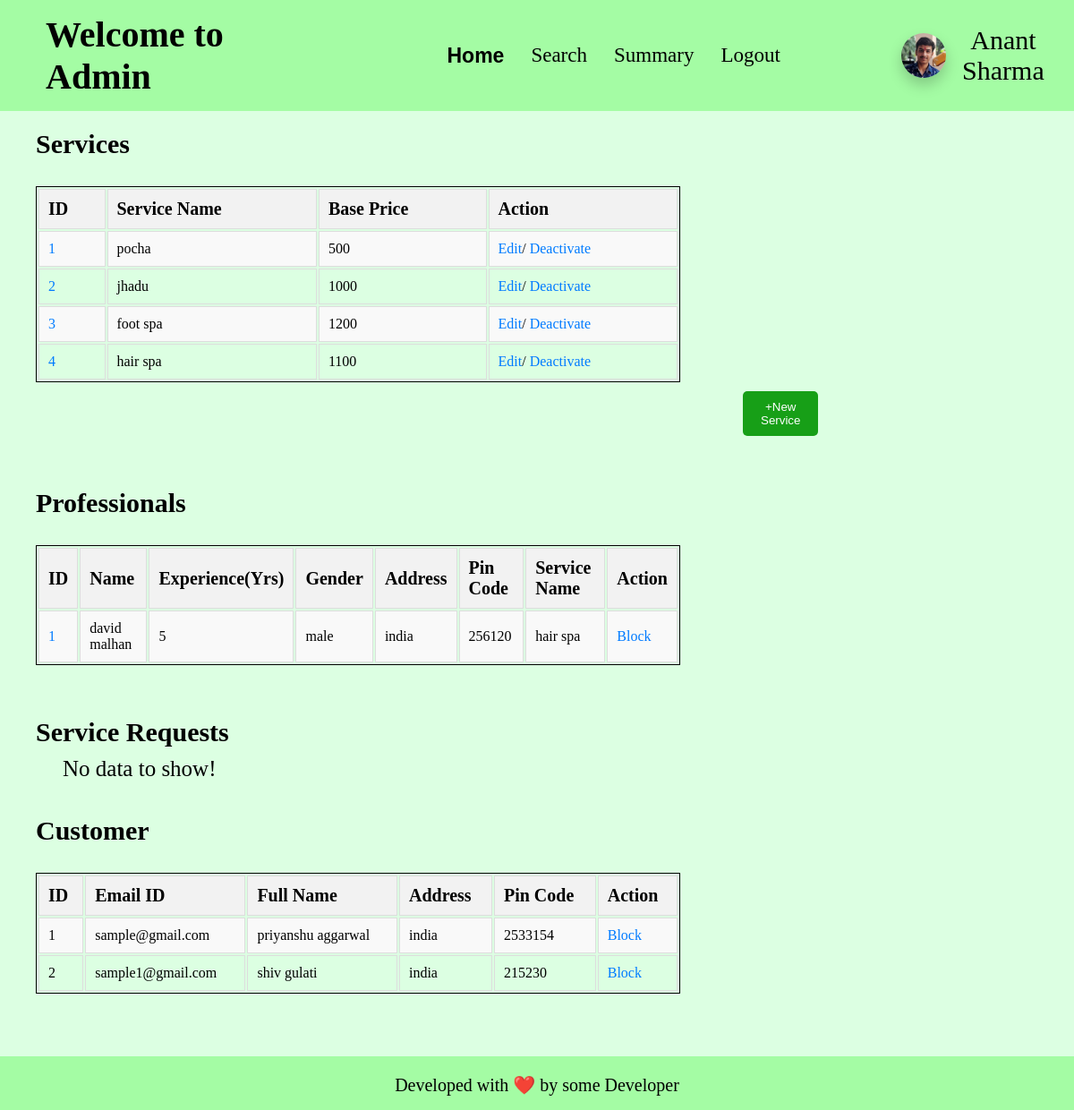
/admin_home, run on the app's committed database.
### app.py (models this page shows)
class service(db.Model):
    __tablename__ = "service"
    id = db.Column(db.Integer, primary_key=True, autoincrement=True)
    name = db.Column(db.String, nullable=False)
    base_price = db.Column(db.Integer, nullable=False)
    time_required = db.Column(db.Integer, nullable=False)
    description = db.Column(db.String, nullable=False)
    status = db.Column(db.Boolean, default = False)
    type = db.Column(db.String, nullable=False)
    professionals = db.relationship('professional', back_populates='service_type')
    service_requests = db.relationship('service_request', backref='service', cascade='all, delete-orphan')

class professional(db.Model):
    __tablename__ = "professional"
    id = db.Column(db.Integer, primary_key=True, autoincrement=True)
    email_id = db.Column(db.String, nullable=False)
    fullname = db.Column(db.String, nullable=False)
    password = db.Column(db.String, nullable=False)
    date_created = db.Column(db.Date, nullable=False)
    service_type_id = db.Column(db.Integer, db.ForeignKey('service.id'), nullable=False)
    experience = db.Column(db.Integer, nullable=False)
    gender = db.Column(db.String, nullable=False)
    address = db.Column(db.String, nullable=False)
    pin_code = db.Column(db.Integer, nullable=False)
    documents = db.Column(db.String, nullable=False)
    request = db.Column(db.Boolean, default=None)
    blocked = db.Column(db.Boolean, default=False)
    services_completed = db.Column(db.Integer, default = 0)
    rating = db.Column(db.Float, default = 0.0)
    price = db.Column(db.Integer, default = 0)
    service_type = db.relationship('service', back_populates='professionals')
    service_requests = db.relationship('service_request', backref='professional', cascade='all, delete-orphan')

class customer(db.Model):
    __tablename__ = "customer"
    id = db.Column(db.Integer, primary_key=True, autoincrement=True)
    email_id = db.Column(db.String, nullable=False)
    password = db.Column(db.String, nullable=False)
    fullname = db.Column(db.String, nullable=False)
    gender = db.Column(db.String, nullable=False)
    address = db.Column(db.String, nullable=False)
    pin_code = db.Column(db.Integer, nullable=False)
    blocked = db.Column(db.Boolean, default=False)
    service_requests = db.relationship('service_request', backref='customer', cascade='all, delete-orphan')

### app.py (the view, shortened to what this page needs)
@app.route('/admin_home', methods = ['GET', 'POST'])
def admin_home():
    prof = professional.query.all()
    cus = customer.query.all()
    services = service.query.all()
    ser_req = service_request.query.options(joinedload(service_request.professional)).all()
    if request.method == 'GET':
        return render_template('admin_home.html', admin_name = ADMIN_NAME, professionals = prof, customers = cus, services = services, service_requests = ser_req, message = False)

### templates/admin_home.html (shortened to what this page needs)
<!DOCTYPE html>
<html lang="en">
<head>
    <link rel="stylesheet" href="/static/css/profile-block.css">
    <link rel="stylesheet" href="/static/css/table-styling.css">
    <link rel="stylesheet" href="/static/css/basic.css">
</head>
<body>
    <header>
        <h1>Welcome to Admin</h1>
        <ul>
            <li><a class="active" href="/admin_home">Home</a></li>
            <li><a href="/admin_search">Search</a></li>
            <li><a href="/admin_summary">Summary</a></li>
            <li><a href="/admin_logout">Logout</a></li>
        </ul>
        <div id="user-info">
            <img id="user-pic" src="/static/anant-pic.jpg" alt="Profile Picture">
            <div>{{admin_name}}</div>
        </div>
    </header>
    <h2>Services</h2>
    {% if services %}
        <div class="tables">
            <table class="styled-table">
                <tr>
                    <th>ID</th>
                    <th>Service Name</th>
                    <th>Base Price</th>
                    <th>Action</th>
                </tr>
                {% for service in services %}
                <tr>
                    <td><a href="/view_service/{{service.id}}">{{loop.index}}</a></td>
                    <td>{{service.name}}</td>
                    <td>{{service.base_price}}</td>
                    <td>
                        <a href="/admin_home/edit_service/{{service.id}}">Edit</a>/
                        {% if service.status %}
                            <a href="/admin_home/action_service/activate/{{service.id}}">Activate</a>
                        {% else %}
                            <a href="/admin_home/action_service/deactivate/{{service.id}}">Deactivate</a>
                        {% endif %}
                    </td>
                </tr>
                {% endfor %}
            </table>
    {% else %}
        <div id="no_data">No data to show!</div>
    {% endif %}
        <button class="open-modal-btn" onclick="openPopup()">+New Service</button>
    </div>
    <br>
    <h2>Professionals</h2>
    {% if professionals %}
        <div class="tables">
            <table class="styled-table">
                <tr>
                    <th>ID</th>
                    <th>Name</th>
                    <th>Experience(Yrs)</th>
                    <th>Gender</th>
                    <th>Address</th>
                    <th>Pin Code</th>
                    <th>Service Name</th>
                    <th>Action</th>
                </tr>
                {% for professional in professionals %}
                <tr>
                    <td><a href="/view_professional/{{professional.id}}">{{loop.index}}</a></td>
                    <td>{{professional.fullname}}</td>
                    <td>{{professional.experience}}</td>
                    <td>{{professional.gender}}</td>
                    <td>{{professional.address}}</td>
                    <td>{{professional.pin_code}}</td>
                    <td>{{professional.service_type.name}}</td>
                    <td>
                        {% if professional.request %}
                        <a href="/admin_home/appr/approve/{{professional.id}}">Approve</a>/<a
                            href="/admin_home/appr/reject/{{professional.id}}">Reject</a>
                        {% elif not professional.blocked %}
                        <a href="/admin_home/action/block/professional/{{professional.id}}">Block</a>
                        {% elif professional.blocked %}
                        <a href="/admin_home/action/unblock/professional/{{professional.id}}">Unblock</a>
                        {% endif %}
                    </td>
                </tr>
                {% endfor %}
            </table>
        </div>
    {% else %}
        <div id="no_data">No data to show!</div>
    {% endif %}
    <br>
    <h2>Service Requests</h2>
    {% if service_requests %}
        <div class="tables">
            <table class="styled-table">
                <tr>
                    <th>ID</th>
                    <th>Assigned Professional</th>
                    <th>Reqested Date</th>
                    <th>Status</th>
                </tr>
                {% for service_req in service_requests %}
                    <tr>
                        <td>{{loop.index}}</td>
                        <td>{{service_req.professional.fullname}}</td>
                        <td>{{service_req.date_of_request}}</td>
                        <td>{{service_req.service_status}}</td>
                    </tr>
                {% endfor %}
            </table>
        </div>
    {% else %}
        <div id="no_data">No data to show!</div>
    {% endif %}
    <br>
    <h2>Customer</h2>
    {% if customers %}
        <div class="tables">
            <table class="styled-table">
                <tr>
                    <th>ID</th>
                    <th>Email ID</th>
                    <th>Full Name</th>
                    <th>Address</th>
                    <th>Pin Code</th>
                    <th>Action</th>
                </tr>
                {% for customer in customers %}
                <tr>
                    <td>{{loop.index}}</td>
                    <td>{{customer.email_id}}</td>
                    <td>{{customer.fullname}}</td>
                    <td>{{customer.address}}</td>
                    <td>{{customer.pin_code}}</td>
                    <td>
                        {% if customer.blocked %}
                        <a href="/admin_home/action/unblock/customer/{{customer.id}}">Unblock</a>
                        {% else %}
                        <a href="/admin_home/action/block/customer/{{customer.id}}">Block</a>
                        {% endif %}
                    </td>
                </tr>
                {% endfor %}
            </table>
        </div>
    {% else %}
        <div id="no_data">No data to show!</div>
    {% endif %}
    <footer style="margin-top: 50px;">
        <p>
            Developed with ❤️ by some Developer
        </p>
    </footer>
</body>
</html>

### static/css/profile-block.css (style rules this page uses)
#user-info { margin-left: 10vw; width: 19vw; display: flex; flex-direction: row; align-items: center; justify-content: space-evenly; }
#user-info img { min-width: 50px; min-height: 50px; max-width: 55px; max-height: 55px; border-radius: 50px; box-shadow: 0 8px 16px rgba(0, 0, 0, 0.2); }
#user-info div { font-size: 30px; text-align: center; }

### static/css/table-styling.css (style rules this page uses)
.tables { margin-left: 20px; text-align: center; align-items: center; justify-content: center; width: 60vw; border-radius: 25px; padding: 20px; }
.styled-table { width: 100%; border: 1px solid black; }
.styled-table th { font-size: 20px; }
.styled-table th, .styled-table td { padding: 10px; border: 1px solid #ddd; text-align: left; }
.styled-table th { background-color: #f2f2f2; }
.styled-table tr:nth-child(even) { background-color: #f9f9f9; }
.styled-table a { color: #007bff; text-decoration: none; }

### static/css/basic.css (style rules this page uses)
* { padding: 0; margin: 0; }
body { background-color: rgb(220, 255, 226); align-items: center; text-align: left; }
header { align-items: center; display: flex; padding: 15px; background-color: rgb(164, 252, 164); }
ul { display: flex; list-style-type: none; padding: 0; margin: 0; }
ul li { padding-inline: 15px; }
ul li a { font-size: 23px; text-decoration: none; color: black; }
.active { font-family: 'Franklin Gothic Medium', 'Arial Narrow', Arial, sans-serif; font-weight: bold; }
#no_data { font-size: 25px; margin-left: 70px; }

### templates/admin_home.html (style rules this page uses)
h1 { margin-right: 15vw; margin-left: 3vw; font-size: 40px; }
h2 { margin-top: 20px; margin-left: 40px; margin-bottom: 10px; font-size: 30px; }
footer { align-items: center; text-align: center; background-color: rgb(164, 252, 164); height: 60px; margin-top: 50px; }
footer p { margin: auto; padding-top: 20px; font-size: 20px; }
.open-modal-btn { padding: 10px 20px; background-color: rgb(23, 159, 23); color: white; border: none; border-radius: 5px; cursor: pointer; margin-left: 790px; margin-top: 10px; }

### data on the page
service: name "pocha", base_price "500"
service: name "jhadu", base_price "1000"
service: name "foot spa", base_price "1200"
service: name "hair spa", base_price "1100"
professional: fullname "david malhan", experience "5", gender "male", address "india", pin_code "256120", service_type.name "hair spa"
customer: email_id "sample@gmail.com", fullname "priyanshu aggarwal", address "india", pin_code "2533154"
customer: email_id "sample1@gmail.com", fullname "shiv gulati", address "india", pin_code "215230"

### other printed values
{{ admin_name }} "Anant Sharma"
